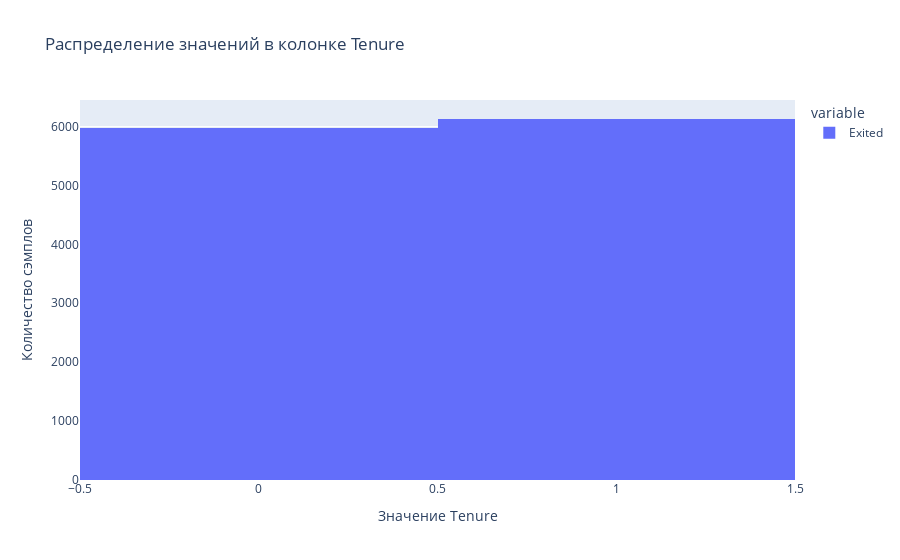

The code cell stored with this chart in its notebook:
### Code cell
fig = px.histogram(
    upsampled_targets,
    title=f"Распределение значений в колонке Tenure"
)

fig.update_layout(
    xaxis_title="Значение Tenure",
    yaxis_title="Количество сэмплов"
)

fig.show()

### Figure 1 — Plotly figure (JSON) as saved in the notebook; plotly's stock layout.template omitted (floating-point values rounded to 4 significant figures; data arrays with more than 128 entries replaced by an {"elided": "..."} marker saying what was removed)
{"data": [{"alignmentgroup": "True", "bingroup": "x", "hovertemplate": "variable=Exited<br>value=%{x}<br>count=%{y}<extra></extra>", "legendgroup": "Exited", "marker": {"color": "#636efa", "pattern": {"shape": ""}}, "name": "Exited", "offsetgroup": "Exited", "orientation": "v", "showlegend": true, "x": {"elided": "12096 int values"}, "xaxis": "x", "yaxis": "y", "type": "histogram"}], "layout": {"xaxis": {"anchor": "y", "domain": [0.0, 1.0], "title": {"text": "Значение Tenure"}}, "yaxis": {"anchor": "x", "domain": [0.0, 1.0], "title": {"text": "Количество сэмплов"}}, "legend": {"title": {"text": "variable"}, "tracegroupgap": 0}, "title": {"text": "Распределение значений в колонке Tenure"}, "barmode": "relative"}}
